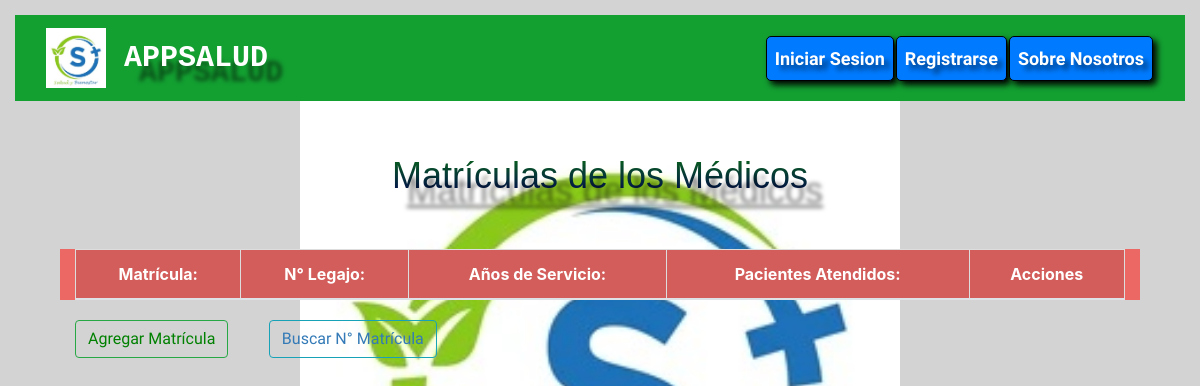
/matricula/, run on an earlier commit of the app's database.
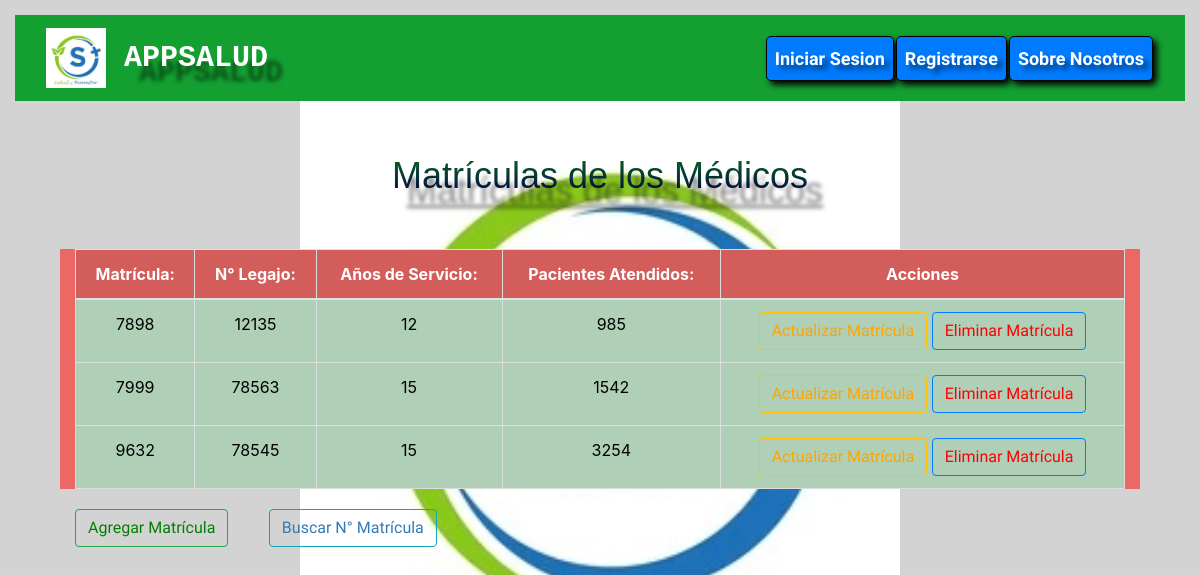
And on a later commit of the database.
### AppSalud/models.py (models this page shows, shortened)
class Matricula(models.Model):
    matricula = models.IntegerField(primary_key=True)
    numero_legajo = models.IntegerField(max_length=30)
    años_de_servicio = models.IntegerField(max_length=10)
    pacientes_atendidos = models.IntegerField(max_length=10)

### AppSalud/views.py (the view)
# urls.py: path('matricula/', views.mostrar_matricula, name='Matricula'),
def mostrar_matricula(request):
    matricula = Matricula.objects.all()
    context = {'matricula': matricula}
    return render(request, 'AppSalud/matricula.html', context=context)

### AppSalud/Templates/AppSalud/matricula.html (shortened to what this page needs)
{% extends "AppSalud/base.html" %}
{% load static %}
{% block codigoDinamico %}
<div class="container">
<body style='background-color: lightgrey;'>
    <div class="container">
        <br>
        <h1><u>Matrículas de los Médicos</u></h1>
        <br>
        <div class="container" style="background-color:#eb6864;">
            <table class="table table-active text-center">
                <thead>
                    <tr>
                        <th scope="col">Matrícula:</th>
                        <th scope="col">N° Legajo:</th>
                        <th scope="col">Años de Servicio:</th>
                        <th scope="col">Pacientes Atendidos:</th>
                        <th scope="col">Acciones</th>
                    </tr>
                </thead>
                <tbody>
                    {% for matricula in matricula %}
                    <tr class="table-success text-center">
                        <td>{{matricula.matricula}}</td>
                        <td>{{matricula.numero_legajo}}</td>
                        <td>{{matricula.años_de_servicio}}</td>
                        <td>{{matricula.pacientes_atendidos}}</td>
                        <td>
                            <button type="button" class="btn btn-outline-warning">
                                <a href="{% url 'Actualizar_Matricula' matricula_id=matricula.matricula %}" style='color: orange;'>Actualizar Matrícula</a>
                            </button>
                            <button type="button" class="btn btn-outline-primary">
                                <a href="{% url 'Eliminar_Matricula' matricula_id=matricula.matricula %}" style='color: red;'>Eliminar Matrícula</a>
                            </button>
                        </td>
                    </tr>
                    {% endfor %}
                </tbody>
            </table>
        </div>
        <div class="container">
            <button type="button" class="btn btn-outline-success">
                <a href="{% url 'Crear_Matricula' %}" style='color: green;'>Agregar Matrícula</a>
            </button>
            <button type="button" class="btn btn-outline-info">
                <a href="{% url 'Buscar_numero_matricula' %}" style='color: #337ab7;'>Buscar N° Matrícula</a>
            </button>
        </div>
    </div>
</body>
{% endblock %}

What changed in the data, as far as the page shows it:
added Matricula: matricula "7898", numero_legajo "12135", años_de_servicio "12", pacientes_atendidos "985"
added Matricula: matricula "7999", numero_legajo "78563", años_de_servicio "15", pacientes_atendidos "1542"
added Matricula: matricula "9632", numero_legajo "78545", años_de_servicio "15", pacientes_atendidos "3254"
